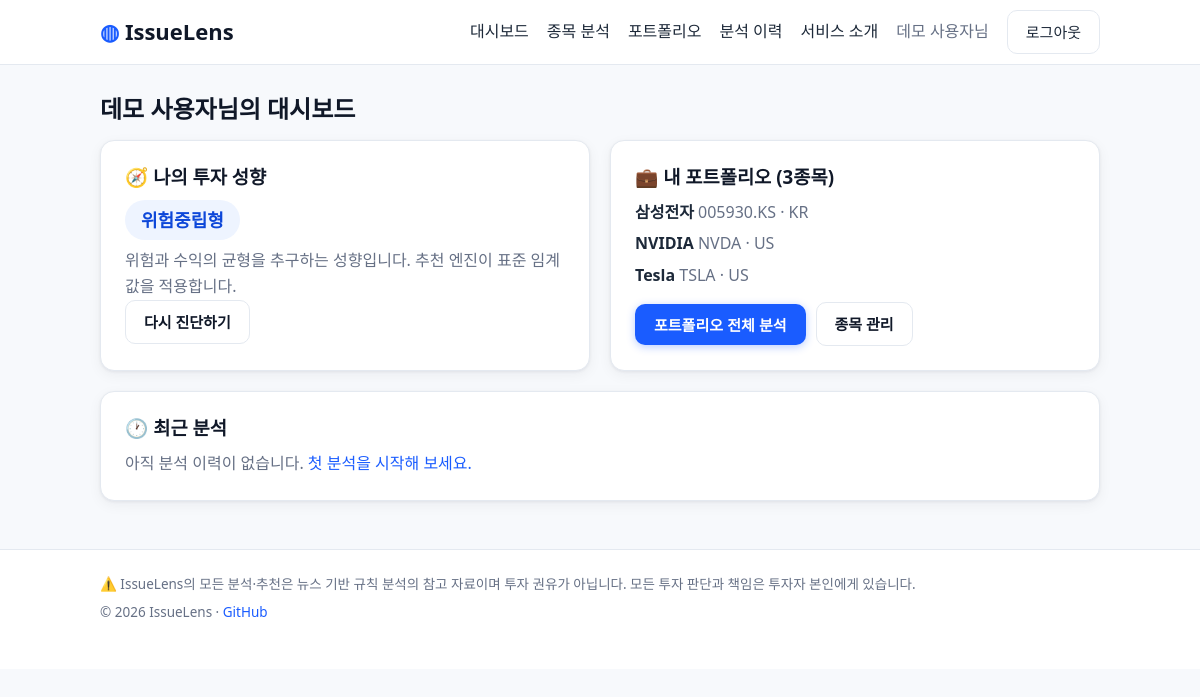
The app's page /dashboard (signed in) with its own data.
### tables this page shows
CREATE TABLE users (
    id            INTEGER PRIMARY KEY AUTOINCREMENT,
    email         TEXT NOT NULL UNIQUE,
    name          TEXT NOT NULL,
    password_hash TEXT,                      -- 소셜 가입자는 NULL
    provider      TEXT NOT NULL DEFAULT 'local',  -- local | google | kakao | naver
    provider_id   TEXT,                      -- 소셜 제공자 측 사용자 ID
    created_at    TEXT NOT NULL DEFAULT (datetime('now'))
);

CREATE TABLE risk_profiles (
    user_id      INTEGER PRIMARY KEY REFERENCES users(id) ON DELETE CASCADE,
    risk_type    TEXT NOT NULL,              -- conservative | balanced | aggressive
    score        INTEGER NOT NULL,           -- 설문 총점
    answers_json TEXT NOT NULL,              -- 문항별 응답 원본
    updated_at   TEXT NOT NULL DEFAULT (datetime('now'))
);

CREATE TABLE holdings (
    id        INTEGER PRIMARY KEY AUTOINCREMENT,
    user_id   INTEGER NOT NULL REFERENCES users(id) ON DELETE CASCADE,
    ticker    TEXT NOT NULL,
    name      TEXT NOT NULL,
    market    TEXT NOT NULL CHECK (market IN ('KR', 'US')),
    quantity  REAL NOT NULL DEFAULT 0,
    avg_price REAL NOT NULL DEFAULT 0,
    sector    TEXT NOT NULL DEFAULT '',
    added_at  TEXT NOT NULL DEFAULT (datetime('now')),
    UNIQUE (user_id, ticker)
);

### webapp/routes.py (the view)
@bp.route("/dashboard")
@login_required
def dashboard():
    profile = get_profile(g.user["id"])
    holdings = get_db().execute(
        "SELECT * FROM holdings WHERE user_id = ? ORDER BY added_at", (g.user["id"],)
    ).fetchall()
    recent = get_db().execute(
        "SELECT id, kind, target, news_count, issue_count, offline, created_at "
        "FROM analyses WHERE user_id = ? ORDER BY created_at DESC LIMIT 8",
        (g.user["id"],),
    ).fetchall()
    return render_template(
        "dashboard.html",
        profile=profile,
        risk_labels=RISK_TYPE_LABELS,
        risk_desc=RISK_TYPE_DESC,
        holdings=holdings,
        recent=recent,
    )

### webapp/auth.py (called while the page is built)
@bp.before_app_request
def load_logged_in_user():
    user_id = session.get("user_id")
    g.user = None
    if user_id is not None:
        g.user = get_db().execute(
            "SELECT * FROM users WHERE id = ?", (user_id,)
        ).fetchone()

def login_required(view):
    @functools.wraps(view)
    def wrapped(**kwargs):
        if g.user is None:
            return redirect(url_for("auth.login", next=request.path))
        return view(**kwargs)
    return wrapped

### webapp/db.py (called while the page is built)
def get_db() -> sqlite3.Connection:
    if "db" not in g:
        g.db = sqlite3.connect(current_app.config["DATABASE"])
        g.db.row_factory = sqlite3.Row
        g.db.execute("PRAGMA foreign_keys = ON")
    return g.db

### webapp/survey.py (called while the page is built)
def get_profile(user_id: int):
    return get_db().execute(
        "SELECT * FROM risk_profiles WHERE user_id = ?", (user_id,)
    ).fetchone()

### webapp/templates/dashboard.html (shortened to what this page needs)
{% extends "base.html" %}
{% block content %}
<h2>{{ g.user['name'] }}님의 대시보드</h2>
<div class="grid-2">
  <div class="card">
    <h3>🧭 나의 투자 성향</h3>
    {% if profile %}
      <p class="risk-badge {{ profile['risk_type'] }}">{{ risk_labels[profile['risk_type']] }}</p>
      <p class="muted">{{ risk_desc[profile['risk_type']] }}</p>
      <a class="btn btn-ghost" href="{{ url_for('survey.survey') }}">다시 진단하기</a>
    {% else %}
      <p class="muted">아직 진단 전입니다. 진단 후 맞춤 추천 기준이 적용됩니다.</p>
      <a class="btn btn-primary" href="{{ url_for('survey.survey') }}">투자 성향 진단하기</a>
    {% endif %}
  </div>
  <div class="card">
    <h3>💼 내 포트폴리오 ({{ holdings|length }}종목)</h3>
    {% if holdings %}
      <ul class="mini-list">
        {% for h in holdings[:5] %}
          <li><b>{{ h['name'] }}</b> <span class="muted">{{ h['ticker'] }} · {{ h['market'] }}</span></li>
        {% endfor %}
      </ul>
      <div class="btn-row">
        <form method="post" action="{{ url_for('main.analyze_portfolio') }}">
          <button class="btn btn-primary" type="submit">포트폴리오 전체 분석</button>
        </form>
        <a class="btn btn-ghost" href="{{ url_for('main.portfolio') }}">종목 관리</a>
      </div>
    {% else %}
      <p class="muted">보유 종목을 등록하면 포트폴리오 종합 분석을 받을 수 있습니다.</p>
      <a class="btn btn-primary" href="{{ url_for('main.portfolio') }}">종목 추가하기</a>
    {% endif %}
  </div>
</div>
<div class="card">
  <h3>🕐 최근 분석</h3>
  {% if recent %}
    <table class="table">
      <thead><tr><th>일시(UTC)</th><th>대상</th><th>뉴스</th><th>이슈</th><th>모드</th><th></th></tr></thead>
      <tbody>
      {% for a in recent %}
        <tr>
          <td>{{ a['created_at'] }}</td>
          <td>{{ '포트폴리오 전체' if a['kind'] == 'portfolio' else a['target'] }}</td>
          <td>{{ a['news_count'] }}건</td>
          <td>{{ a['issue_count'] }}건</td>
          <td>{{ '샘플' if a['offline'] else '실시간' }}</td>
          <td><a href="{{ url_for('main.history_detail', analysis_id=a['id']) }}">보기</a></td>
        </tr>
      {% endfor %}
      </tbody>
    </table>
  {% else %}
    <p class="muted">아직 분석 이력이 없습니다. <a href="{{ url_for('main.analyze') }}">첫 분석을 시작해 보세요.</a></p>
  {% endif %}
</div>
{% endblock %}

### webapp/templates/base.html (shortened to what this page needs)
<!doctype html>
<html lang="ko">
<head>
  <link rel="stylesheet" href="{{ url_for('static', filename='style.css') }}">
</head>
<body>
<header class="topbar">
  <div class="container topbar-inner">
    <a class="brand" href="{{ url_for('main.index') }}">
      <span class="brand-mark">◍</span> IssueLens
    </a>
    <nav class="nav">
      {% if g.user %}
        <a href="{{ url_for('main.dashboard') }}">대시보드</a>
        <a href="{{ url_for('main.analyze') }}">종목 분석</a>
        <a href="{{ url_for('main.portfolio') }}">포트폴리오</a>
        <a href="{{ url_for('main.history') }}">분석 이력</a>
        <a href="{{ url_for('main.about') }}">서비스 소개</a>
        <span class="nav-user">{{ g.user['name'] }}님</span>
        <a class="btn btn-ghost" href="{{ url_for('auth.logout') }}">로그아웃</a>
      {% else %}
        <a href="{{ url_for('main.about') }}">서비스 소개</a>
        <a class="btn btn-ghost" href="{{ url_for('auth.login') }}">로그인</a>
        <a class="btn btn-primary" href="{{ url_for('auth.register') }}">시작하기</a>
      {% endif %}
    </nav>
  </div>
</header>
<main class="container">
  {% block content %}{% endblock %}
</main>
<footer class="footer">
  <div class="container">
    <p>⚠️ IssueLens의 모든 분석·추천은 뉴스 기반 규칙 분석의 참고 자료이며 투자 권유가 아닙니다.
       모든 투자 판단과 책임은 투자자 본인에게 있습니다.</p>
    <p>© 2026 IssueLens · <a href="https://github.com/eunha9348/Finance-proj-based-on-issues">GitHub</a></p>
  </div>
</footer>
</body>
</html>

### webapp/static/style.css (style rules this page uses)
:root { --blue: #1a5cff; --blue-dark: #0d47d9; --navy: #101828; --text: #1d2939; --muted: #667085; --bg: #f7f9fc; --card: #ffffff; --line: #e4e9f0; --pos: #1570ef; --neg: #d92d20; --pos-bg: #d8e7ff; --neg-bg: #fde3e1; --radius: 14px; --shadow: 0 1px 3px rgba(16, 24, 40, .06), 0 4px 14px rgba(16, 24, 40, .05); }
* { box-sizing: border-box; margin: 0; }
body { font-family: "Pretendard", "Apple SD Gothic Neo", "Noto Sans KR", "Segoe UI", -apple-system, sans-serif; background: var(--bg); color: var(--text); line-height: 1.6; font-size: 16px; }
.container { max-width: 1040px; margin: 0 auto; padding: 0 20px; }
a { color: var(--blue); text-decoration: none; }
h1, h2, h3, h4 { color: var(--navy); line-height: 1.3; }
h2 { margin: 28px 0 16px; }
h3 { margin-bottom: 10px; }
.topbar { background: rgba(255, 255, 255, .92); backdrop-filter: blur(8px); border-bottom: 1px solid var(--line); position: sticky; top: 0; z-index: 10; }
.topbar-inner { display: flex; align-items: center; justify-content: space-between; height: 64px; }
.brand { font-size: 22px; font-weight: 800; color: var(--navy); }
.brand-mark { color: var(--blue); }
.nav { display: flex; align-items: center; gap: 18px; flex-wrap: wrap; }
.nav a { color: var(--text); font-weight: 500; }
.nav-user { color: var(--muted); }
.btn { display: inline-block; padding: 9px 18px; border-radius: 10px; font-weight: 600; font-size: 15px; border: 1px solid transparent; cursor: pointer; transition: all .15s; text-align: center; }
.btn-primary { background: var(--blue); color: #fff; box-shadow: 0 2px 8px rgba(26, 92, 255, .3); }
.btn-ghost { background: #fff; color: var(--navy); border-color: var(--line); }
.btn-row { display: flex; gap: 10px; align-items: center; flex-wrap: wrap; }
.card { background: var(--card); border: 1px solid var(--line); border-radius: var(--radius); box-shadow: var(--shadow); padding: 24px; margin-bottom: 20px; }
.grid-2 { display: grid; grid-template-columns: 1fr 1fr; gap: 20px; }
.muted { color: var(--muted); font-weight: 400; }
.mini-list { list-style: none; padding: 0; display: grid; gap: 6px; margin-bottom: 14px; }
.risk-badge { display: inline-block; padding: 6px 16px; border-radius: 99px; font-weight: 800; font-size: 18px; margin-bottom: 8px; }
.risk-badge.balanced { background: #eef4ff; color: var(--blue-dark); }
.footer { border-top: 1px solid var(--line); margin-top: 48px; padding: 24px 0 40px; color: var(--muted); font-size: 13.5px; background: #fff; }
.footer p { margin-bottom: 6px; }

### records on screen
users: user.name "데모 사용자"
risk_profiles: risk_type "위험중립형", risk_type "위험과 수익의 균형을 추구하는 성향입니다. 추천 엔진이 표준 임계값을 적용합니다."
holdings: name "삼성전자", ticker "005930.KS", market "KR"
holdings: name "NVIDIA", ticker "NVDA", market "US"
holdings: name "Tesla", ticker "TSLA", market "US"

### other values on screen
{{ holdings|length }} "3"
